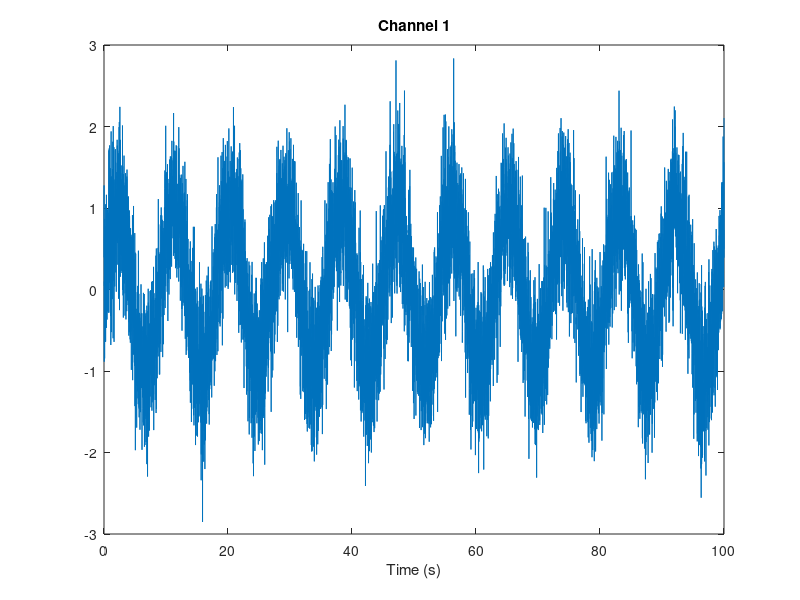
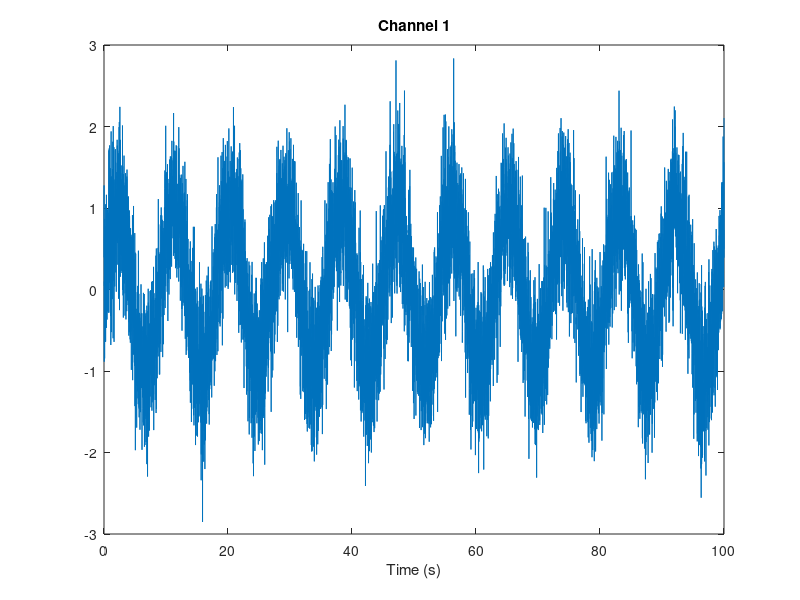
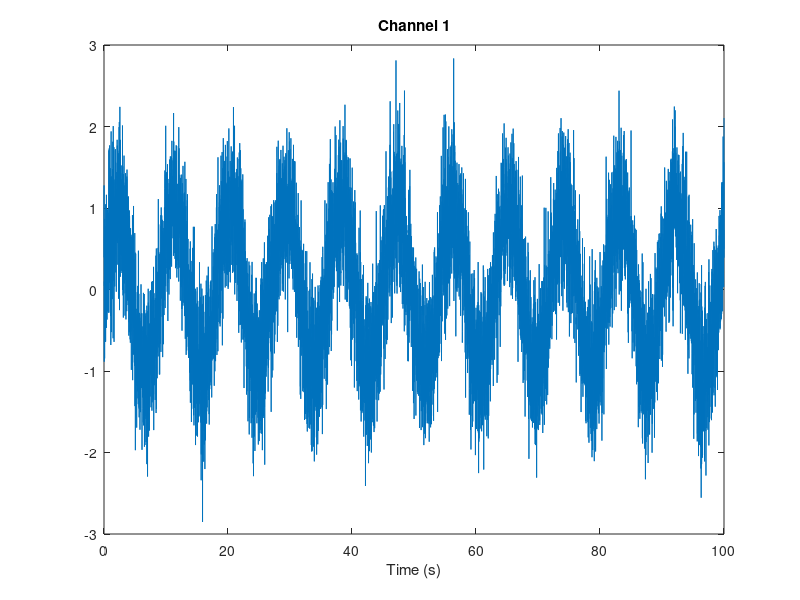
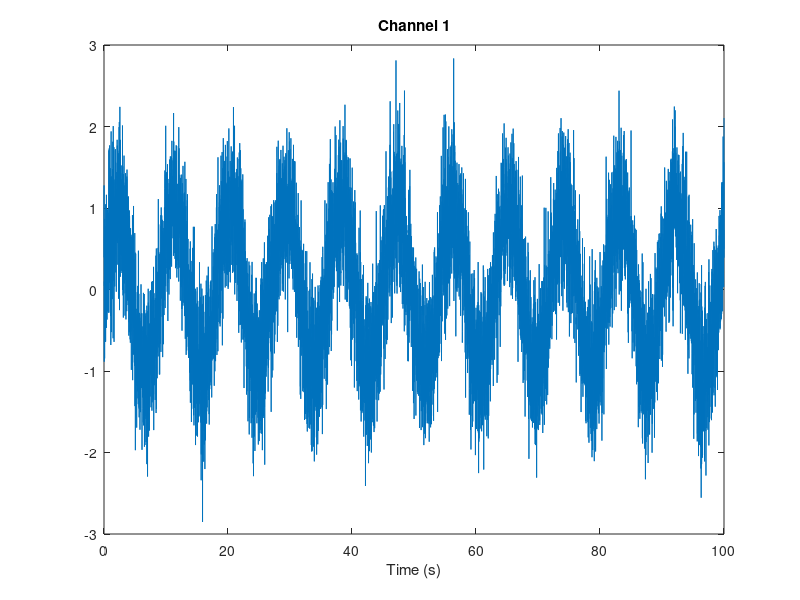

Write MATLAB code to recreate these figures, in order. (Note: this script raises an error after producing the figures.)
%% FastPlot Dashboard Benchmark — Figure/Dashboard creation time
% Compares FastPlotFigure dashboard creation vs standard subplot() approach.
% Tests single-plot, 2x2, and 3x3 layouts at multiple data sizes.

addpath(fullfile(fileparts(mfilename('fullpath')), '..'));
addpath(fullfile(fileparts(mfilename('fullpath')), '..', 'private'));

sizes  = [1e4, 1e5, 1e6, 5e6, 10e6];
labels = {'10K', '100K', '1M', '5M', '10M'};

layouts = {
    [1 1], '1x1 (single)';
    [2 2], '2x2 (4 tiles)';
    [3 3], '3x3 (9 tiles)';
};

n_sizes   = numel(sizes);
n_layouts = size(layouts, 1);
n_warmup  = 1;
n_reps    = 3;

% Result arrays: [layout x size]
t_std_create = NaN(n_layouts, n_sizes);
t_std_render = NaN(n_layouts, n_sizes);
t_fp_create  = NaN(n_layouts, n_sizes);
t_fp_render  = NaN(n_layouts, n_sizes);
pts_std      = NaN(n_layouts, n_sizes);
pts_fp       = NaN(n_layouts, n_sizes);

fprintf('================================================================\n');
fprintf('  FastPlot Dashboard Benchmark\n');
fprintf('  Figure/dashboard creation time: FastPlotFigure vs subplot()\n');
fprintf('  %d warmup + %d timed reps per config\n', n_warmup, n_reps);
fprintf('================================================================\n\n');

for L = 1:n_layouts
    grid_rc = layouts{L, 1};
    rows = grid_rc(1);
    cols = grid_rc(2);
    nTiles = rows * cols;
    layout_name = layouts{L, 2};

    fprintf('===== Layout: %s =====\n\n', layout_name);

    for S = 1:n_sizes
        n = sizes(S);
        fprintf('--- %s points per tile (%d tiles, %.1fM total) ---\n', ...
            labels{S}, nTiles, nTiles * n / 1e6);

        % Pre-generate data for all tiles
        x = linspace(0, 100, n);
        Y = cell(1, nTiles);
        for t = 1:nTiles
            Y{t} = sin(x * 2*pi / (8 + t)) + 0.5 * randn(1, n);
        end

        % ======== Standard subplot() ========
        times_std = NaN(1, n_warmup + n_reps);
        for rep = 1:(n_warmup + n_reps)
            tic;
            fig_std = figure('Visible', 'off');
            h_lines = cell(1, nTiles);
            for t = 1:nTiles
                ax = subplot(rows, cols, t, 'Parent', fig_std);
                h_lines{t} = plot(ax, x, Y{t});
                title(ax, sprintf('Channel %d', t));
                if t > nTiles - cols
                    xlabel(ax, 'Time (s)');
                end
            end
            t_create = toc;

            tic;
            drawnow;
            t_render = toc;

            times_std(rep) = t_create + t_render;
            if rep == n_warmup + n_reps
                total_pts = 0;
                for t = 1:nTiles
                    total_pts = total_pts + numel(get(h_lines{t}, 'XData'));
                end
                pts_std(L, S) = total_pts;
            end
            close(fig_std);
        end
        t_std_create(L, S) = mean(times_std(n_warmup+1:end));

        % ======== FastPlotFigure ========
        times_fp = NaN(1, n_warmup + n_reps);
        for rep = 1:(n_warmup + n_reps)
            tic;
            fig_fp = FastPlotFigure(rows, cols, 'Theme', 'dark');
            for t = 1:nTiles
                fp = fig_fp.tile(t);
                fp.addLine(x, Y{t}, 'DisplayName', sprintf('Ch%d', t));
                fp.addThreshold(1.5, 'Direction', 'upper', 'ShowViolations', true);
                fp.addThreshold(-1.5, 'Direction', 'lower', 'ShowViolations', true);
            end
            t_create = toc;

            tic;
            fig_fp.renderAll();
            t_render = toc;

            times_fp(rep) = t_create + t_render;
            if rep == n_warmup + n_reps
                total_pts = 0;
                for t = 1:nTiles
                    tile_fp = fig_fp.Tiles{t};
                    total_pts = total_pts + numel(get(tile_fp.Lines(1).hLine, 'XData'));
                end
                pts_fp(L, S) = total_pts;
            end
            close(fig_fp.hFigure);
        end
        t_fp_create(L, S) = mean(times_fp(n_warmup+1:end));

        reduction = (1 - pts_fp(L,S) / pts_std(L,S)) * 100;
        speedup = t_std_create(L,S) / t_fp_create(L,S);
        fprintf('  subplot():        %7.3f s  (%d pts total)\n', t_std_create(L,S), pts_std(L,S));
        fprintf('  FastPlotFigure:   %7.3f s  (%d pts total, %.1f%% reduction)\n', ...
            t_fp_create(L,S), pts_fp(L,S), reduction);
        if speedup >= 1
            fprintf('  FastPlot is %.1fx FASTER\n', speedup);
        else
            fprintf('  FastPlot is %.1fx slower (threshold+downsample overhead)\n', 1/speedup);
        end
        fprintf('\n');

        clear Y;
    end
end

% ---- Summary tables per layout ----
fprintf('================================================================\n');
fprintf('  Summary Tables\n');
fprintf('================================================================\n\n');

for L = 1:n_layouts
    layout_name = layouts{L, 2};
    fprintf('--- %s ---\n', layout_name);
    fprintf('%-6s | %11s | %11s | %8s | %9s\n', ...
        'Size', 'subplot()', 'FastPlotFig', 'Speedup', 'Pt Reduc.');
    fprintf('%-6s-+-%-11s-+-%-11s-+-%-8s-+-%-9s\n', ...
        '------', '-----------', '-----------', '--------', '---------');
    for S = 1:n_sizes
        speedup = t_std_create(L,S) / t_fp_create(L,S);
        reduction = (1 - pts_fp(L,S) / pts_std(L,S)) * 100;
        if speedup >= 1
            sp_str = sprintf('%.1fx', speedup);
        else
            sp_str = sprintf('%.1fx slow', 1/speedup);
        end
        fprintf('%-6s | %9.3f s | %9.3f s | %8s | %7.1f%%\n', ...
            labels{S}, t_std_create(L,S), t_fp_create(L,S), sp_str, reduction);
    end
    fprintf('\n');
end

% ---- Plot results ----
fig = figure('Name', 'Dashboard Benchmark', 'Position', [100 100 1600 500]);

for L = 1:n_layouts
    subplot(1, n_layouts, L);
    loglog(sizes, t_std_create(L,:), 'ro-', 'LineWidth', 2, 'DisplayName', 'subplot()');
    hold on;
    loglog(sizes, t_fp_create(L,:), 'bs-', 'LineWidth', 2, 'DisplayName', 'FastPlotFigure');
    xlabel('Points per tile');
    ylabel('Total creation time (s)');
    title(layouts{L, 2});
    legend('Location', 'northwest');
    grid on;
end

fprintf('Dashboard benchmark complete.\n');
